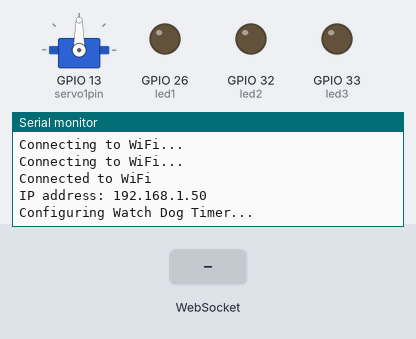
This sketch was run on a simulated ESP32. On the bench: servo, output pins drawn as LEDs (lit = HIGH), the last lines printed to the serial monitor. Inputs (shaded band) come from the test bench. WiFi joins after 1.5 s; servers stay silent unless stated.

Above: at 3.2 s.
3.3 s: WebSocket text "servo:" received
At 4.5 s:
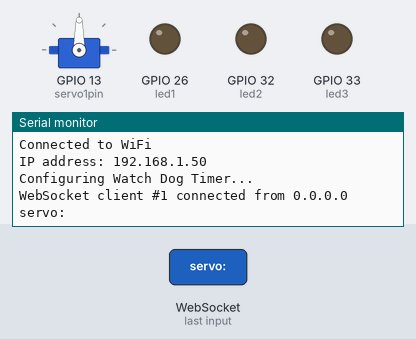
4.8 s: WebSocket text "led:" received
At 5.8 s:
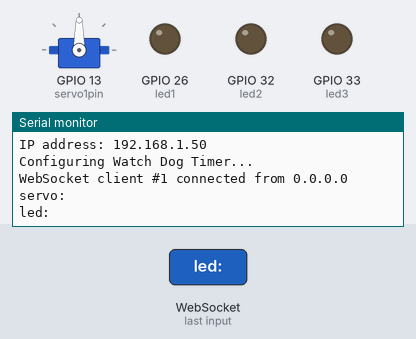
6.3 s: WebSocket text "ping" received
At 7.0 s:
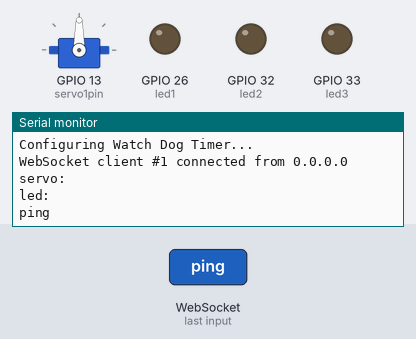

The sketch:

esp32.ino
```cpp
//AsyncTCP, WebServer library from me-no-dev
//ESP32Servo from kevin harrington, jhon k. bennett
#include <WiFi.h>
#include <AsyncTCP.h>
#include <ESPAsyncWebServer.h>
#include <ESP32Servo.h>

const char *ssid = "inferno";
const char *password = "dAN_BR0WNinferno";

int led1 = 26;
int led2 = 32;
int led3 = 33;

int servo1pin = 13;

Servo servo1;

int servo1pos = 90;

AsyncWebServer server(80);
AsyncWebSocket ws("/remote");

unsigned long lastMessageTime = 0;
const unsigned long messageTimeout = 500; // 2 seconds

void notifyClients() {
  ws.textAll(String("Notification"));
}


//Switch ON or OFF LED
void toggleLED(int pin) {
  int pinState = digitalRead(pin);
  pinState = !pinState; // Toggle the state (LOW to HIGH or HIGH to LOW)
  digitalWrite(pin, pinState); // Set the LED to the new state
}


void handleWebSocketMessage(void *arg, uint8_t *data, size_t len) {
    lastMessageTime = millis(); // Reset the timeout timer
    AwsFrameInfo *info = (AwsFrameInfo *)arg;
    if (info->final && info->index == 0 && info->len == len && info->opcode == WS_TEXT) {
        data[len] = 0;
        const char *message = (char *)data;
        Serial.println(message);

        if (strncmp(message, "servo:", 6) == 0) {
            // Parse the position for servo
            char position[10];
            int servoValue;
            if (sscanf(message + 6, "%9[^,],value:%d", position, &servoValue) == 2) {
                servo1.write(servoValue);
                notifyClients();
            }
        } else if (strncmp(message, "led:", 4) == 0) {
            // Parse the LED number
            int ledNo;
            if (sscanf(message + 4, "%d", &ledNo) == 1) {
                toggleLED(ledNo);
                notifyClients();
            }
        } else if (strcmp(message, "ping") == 0) {
            ws.textAll("pong");
        }
    }
}


void onEvent(AsyncWebSocket *server, AsyncWebSocketClient *client, AwsEventType type,
             void *arg, uint8_t *data, size_t len) {
  switch (type) {
    case WS_EVT_CONNECT:
      Serial.printf("WebSocket client #%u connected from %s\n", client->id(), client->remoteIP().toString().c_str());
      break;
    case WS_EVT_DISCONNECT:
      Serial.printf("WebSocket client #%u disconnected\n", client->id());
      break;
    case WS_EVT_DATA:
      handleWebSocketMessage(arg, data, len);
      break;
    case WS_EVT_PONG:
    case WS_EVT_ERROR:
      break;
  }
}


void initWebSocket() {
  ws.onEvent(onEvent);
  server.addHandler(&ws);
}


void setup() {
  Serial.begin(115200);

  pinMode(led1, OUTPUT);
  pinMode(led2, OUTPUT);
  pinMode(led3, OUTPUT);

	// Allow allocation of all timers
	ESP32PWM::allocateTimer(0);
	ESP32PWM::allocateTimer(1);
	ESP32PWM::allocateTimer(2);
	ESP32PWM::allocateTimer(3);
  servo1.setPeriodHertz(50);// Standard 50hz servo
  servo1.attach(servo1pin, 500, 2400);   // attaches the servo on pin 18 to the servo object
                                         // using SG90 servo min/max of 500us and 2400us
                                         // for MG995 large servo, use 1000us and 2000us,
                                         // which are the defaults, so this line could be
                                         // "myservo.attach(servoPin);"

  WiFi.begin(ssid, password);

  while (WiFi.status() != WL_CONNECTED) {
    delay(1000);
    Serial.println("Connecting to WiFi...");
  }

  Serial.println("Connected to WiFi");
  Serial.print("IP address: ");
  Serial.println(WiFi.localIP());

  initWebSocket();

  server.begin();

  Serial.println("Configuring Watch Dog Timer...");
}

void loop() {
  ws.cleanupClients();

  // Check if the timeout has been reached and stop motors if needed
  //if (millis() - lastMessageTime >= messageTimeout) {
  //  stopMotors();
  //}
}
```

Measured:
- after the input at 3.3 s, the serial monitor: prints a new line at once (image 1)
- after the input at 4.8 s, the serial monitor: prints a new line at once (image 2)
- after the input at 6.3 s, the serial monitor: prints a new line at once (image 3)
